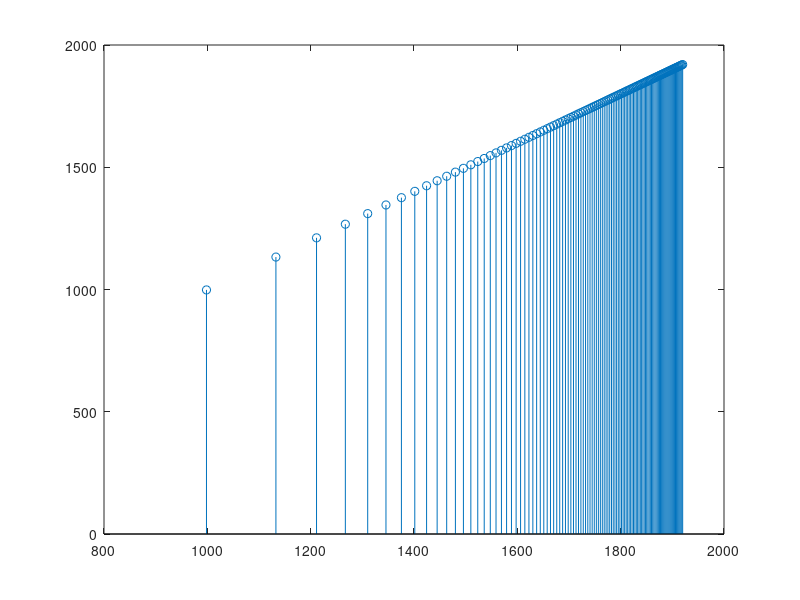

Here is the MATLAB script that generated this plot:
clear, clc, close all;
fs=44100;
fMax=fs/2;
Nfft= 256;
numValues = Nfft/2;
binWidth = fs/Nfft;
% bins = (0:numValues).*(fMax/numValues);
bins = (1:numValues).*binWidth;

% after removing >20kHz, length is Nfft/2 -1
bins = bins(bins<20000);

logBins = log10(bins);
% figure,stem(logBins,logBins)

finalBins = 1920*logBins/max(logBins);
figure, stem(finalBins,finalBins)

% logs=logspace(0,log10(20000),128);
% figure; semilogx(logs, logs);
% 
% logs = 10.^linspace(0,log10(20000),128);
% figure; semilogx(logs, logs);
% 
% grid on;